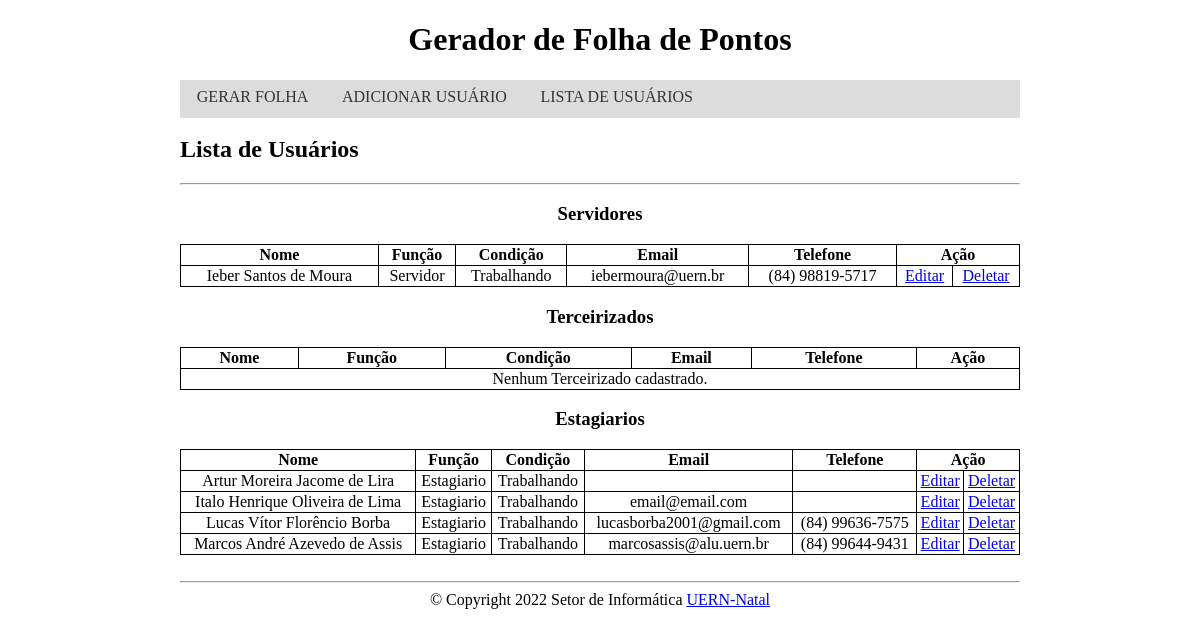
The page /lista_usuario.php on the database its author committed.
### tables this page shows
CREATE TABLE `usuarios` (
  `id` int(11) NOT NULL,
  `nome` varchar(100) NOT NULL,
  `funcao` varchar(45) DEFAULT NULL,
  `condicao` varchar(45) DEFAULT NULL,
  `email` varchar(100) DEFAULT NULL,
  `telefone` varchar(15) DEFAULT NULL
);

### DB/conexao.php (called while the page is built, shortened)
<?php
    Class Consulta {
        private $DB = 'mysql:host=127.0.0.1;dbname=GFP';
        private $usuarioDB = 'root';
        private $senhaDB = '';
        private $pdo;
        public function __construct() {
            try {
                $this->pdo = new PDO($this->DB, $this->usuarioDB, $this->senhaDB);
                $this->pdo->setAttribute(PDO::ATTR_ERRMODE, PDO::ERRMODE_EXCEPTION);
            } catch(PDOException $e) {
                echo 'DB Erro: '.$e->getMessage();
            }
        }
        public function listarUsuariosFuncao($funcao) {
            try {
                $select = $this->pdo->query("SELECT * FROM usuarios WHERE funcao = '$funcao' ORDER BY nome");
                $usuarios = $select->fetchAll(PDO::FETCH_ASSOC);
            } catch(PDOException $e) {
                echo 'DB Erro: '.$e->getMessage();
            }
            return $usuarios;
        }
    }
?>

### lista_usuario.php (the view, shortened to what this page needs)
<?php
    include 'DB/conexao.php';
    function montarlistar($funcao) {
        $consulta = new Consulta();
        $plural = ($funcao == 'Servidor') ? 'es' : 's';
        echo "<h3>$funcao$plural</h3>
            <table>
                <tr class='legenda'>
                    <td>Nome</td>
                    <td>Função</td>
                    <td>Condição</td>
                    <td>Email</td>
                    <td>Telefone</td>
                    <td colspan='2'>Ação</td>
                </tr>";
        $usuarios = $consulta->listarUsuariosFuncao($funcao);
        if(count($usuarios) > 0)
            foreach ($usuarios as $usuario) {
                $id = $usuario['id'];
                $nome = $usuario['nome'];
                $funcao = $usuario['funcao'];
                $condicao = $usuario['condicao'];
                $email = $usuario['email'];
                $telefone = $usuario['telefone'];
                echo "<tr>
                        <td>$nome</td>
                        <td>$funcao</td>
                        <td>$condicao</td>
                        <td>$email</td>
                        <td>$telefone</td>
                        <td>
                            <a href='edita_usuario.php?editar=$id'>
                                Editar
                            </a>
                        </td>
                        <td>
                            <a href='lista_usuario.php?deletar=$id' onclick=\"return confirm('Deseja deletar o $funcao?')\">
                                Deletar
                            </a>
                        </td>
                    </tr>";
            }
        else
            echo "<tr>
                    <td colspan='7'>
                        Nenhum $funcao cadastrado.
                    </td>
                </tr>";
        echo "</table>";
    }
?>
<h2>Lista de Usuários</h2>
<hr>
<?php
    montarlistar('Servidor');
    montarlistar('Terceirizado');
    montarlistar('Estagiario');
?>

### frontend/estilo.css (style rules this page uses)
h1, h3 { text-align: center; }
body { padding: 0%; margin: 0%; }
table { border-collapse: collapse; text-align: center; width: 100%; }
th, td { border: 1px solid; height: 2.5%; }
footer { text-align: center; }
.legenda { font-weight: bold; }
.corpo { margin: 0% auto; width: 70%; }
.menu ul { background-color: gainsboro; float: left; width: 100%; padding: 0%; margin: 0%; }
.menu ul li { display: inline; }
.menu ul li a { border-bottom: solid gainsboro; text-decoration: none; padding: 1% 2%; color: #333; float:left; }

### rows shown on the page
usuarios: nome "Ieber Santos de Moura", funcao "Servidor", condicao "Trabalhando", email "iebermoura@uern.br", telefone "(84) 98819-5717"
usuarios: nome "Artur Moreira Jacome de Lira", funcao "Estagiario", condicao "Trabalhando"
usuarios: nome "Italo Henrique Oliveira de Lima", funcao "Estagiario", condicao "Trabalhando", email "email@email.com"
usuarios: nome "Lucas Vítor Florêncio Borba", funcao "Estagiario", condicao "Trabalhando", email "lucasborba2001@gmail.com", telefone "(84) 99636-7575"
usuarios: nome "Marcos André Azevedo de Assis", funcao "Estagiario", condicao "Trabalhando", email "marcosassis@alu.uern.br", telefone "(84) 99644-9431"

### other values the page prints
$funcao "Servidor Terceirizado Estagiario"
$plural "es s s"
$funcao "Terceirizado"
